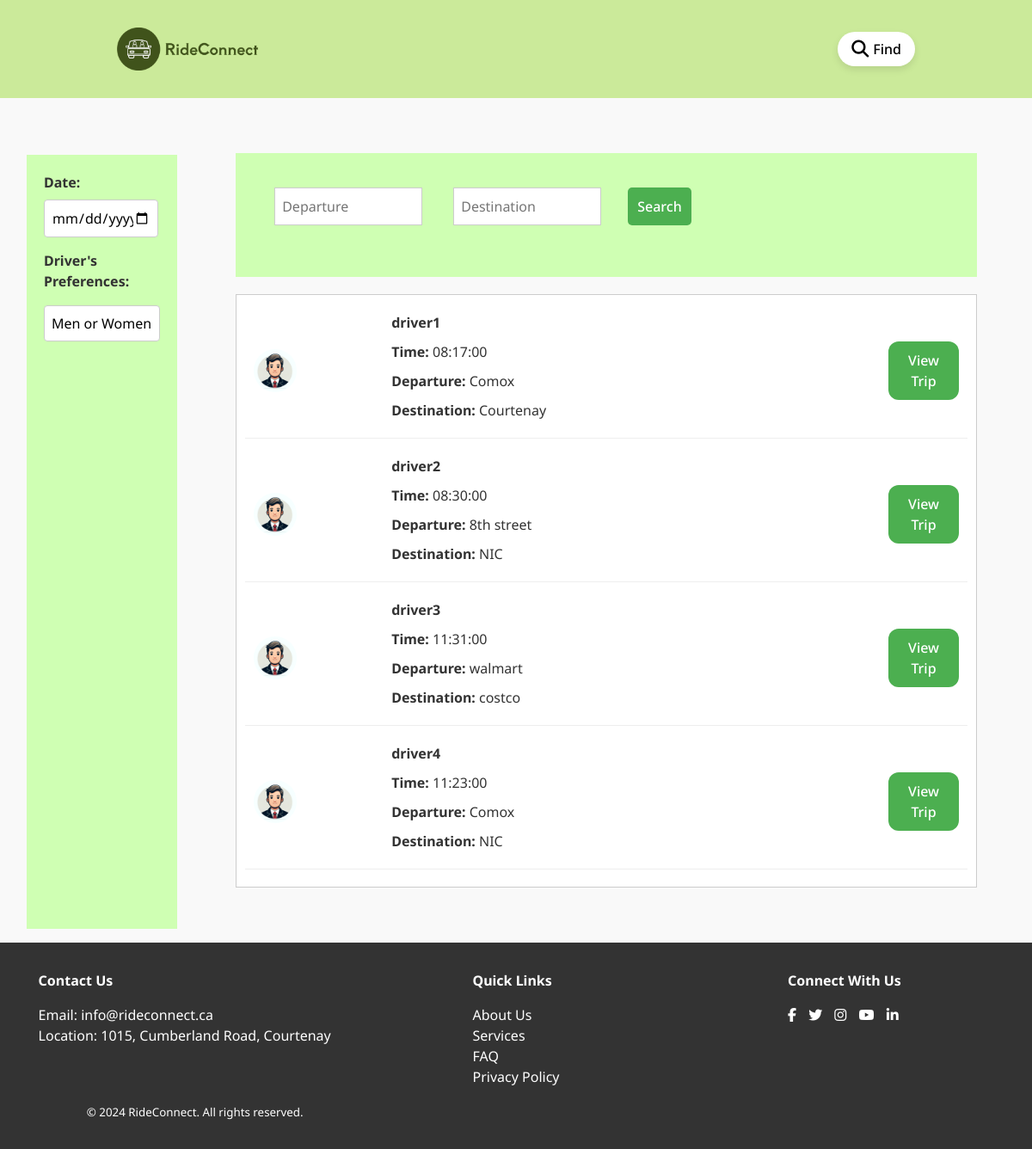
The page /views/search-rides.view.php on the database as committed earlier.
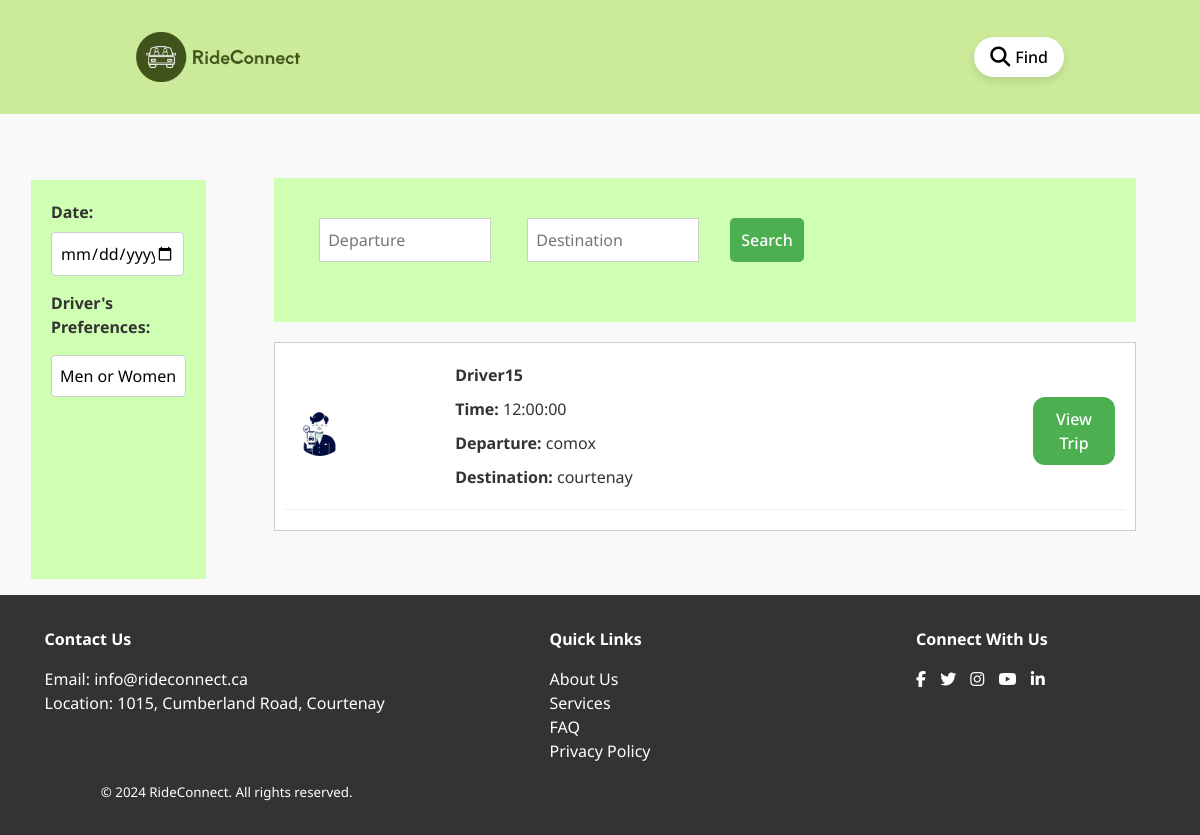
The same page on the database as committed later.
### tables this page shows
CREATE TABLE `rides` (
  `ride_id` int(11) NOT NULL,
  `user_id` int(11) NOT NULL,
  `departure` varchar(255) NOT NULL,
  `arrival` varchar(255) NOT NULL,
  `date` date NOT NULL,
  `time` time NOT NULL,
  `seats_available` int(11) NOT NULL,
  `price_per_seat` decimal(10,2) NOT NULL,
  `additional_notes` text DEFAULT NULL,
  `created_at` timestamp NOT NULL DEFAULT current_timestamp()
);

CREATE TABLE `users` (
  `user_id` int(11) NOT NULL,
  `name` varchar(255) NOT NULL,
  `gender` enum('male','female','other') NOT NULL,
  `email` varchar(255) NOT NULL,
  `password` varchar(255) NOT NULL,
  `profile_photo_path` varchar(255) DEFAULT NULL,
  `gov_id_type` enum('passport','driving_license','national_id') NOT NULL,
  `gov_id_path` varchar(255) DEFAULT NULL,
  `created_at` timestamp NOT NULL DEFAULT current_timestamp(),
  `updated_at` timestamp NOT NULL DEFAULT current_timestamp() ON UPDATE current_timestamp()
);

### views/search-rides.view.php (the view, shortened to what this page needs)
<?php
require_once 'Database.php';
require('partials/head.php');
require('partials/main_nav.php');
try {
    $sql = "
        SELECT rides.*, users.name, users.profile_photo_path
        FROM rides
        JOIN users ON rides.user_id = users.user_id
    ";
    $parameters = [];
    $stmt = $pdo->prepare($sql);
    $stmt->execute($parameters);
} catch (PDOException $e) {
    die("Could not connect to the database: " . $e->getMessage());
}
?>
<div class="search-container">
<div class="sidebar">
    <label for="date">Date:</label>
    <input type="date" id="date">
    <label for="gender">Driver's Preferences:</label>
    <select id="gender">
        <option value="any">Men or Women</option>
    </select>
</div>
<div class="main-content">
    <div class="search-form">
    <form method="GET" class="search-form">
        <input type="text" name="departure" id="departure" placeholder="Departure" value="<?php echo isset($_GET['departure']) ? htmlspecialchars($_GET['departure']) : ''; ?>">
        <input type="text" name="destination" id="destination" placeholder="Destination" value="<?php echo isset($_GET['destination']) ? htmlspecialchars($_GET['destination']) : ''; ?>">
        <button type="submit" name="search" id="search">Search</button>
    </form>
    </div>
    <?php if ($stmt && $stmt->rowCount() > 0): ?>
        <div class="ride-list">
            <?php while ($ride = $stmt->fetch()): ?>
                <div class="rides">
                    <img src="images/<?php echo htmlspecialchars($ride['profile_photo_path'] ?: 'person.png'); ?>" alt="Driver" class="ride-photo">
                    <div class="ride-info">
                        <p><strong><?php echo htmlspecialchars($ride['name']); ?></strong></p>
                        <p><b>Time:</b> <?php echo htmlspecialchars($ride['time']); ?></p>
                        <p><b>Departure:</b> <?php echo htmlspecialchars($ride['departure']); ?></p>
                        <p><b>Destination:</b> <?php echo htmlspecialchars($ride['arrival']); ?></p>
                    </div>
                    <button type="submit" name="search" class="book-btn" onclick="handleRideDetails('<?php echo $ride['ride_id']; ?>')">View Trip</button>
                </div>
            <?php endwhile; ?>
        </div>
    <?php else: ?>
        <p>No rides posted yet.</p>
    <?php endif; ?>
</div>
    </div>
<?php require('partials/footer.php'); ?>

### views/partials/head.php (shortened to what this page needs)
<!DOCTYPE html>
<html lang="en" class="h-full bg-gray-100">
<head>
    <link rel="stylesheet" href="https://unpkg.com/leaflet/dist/leaflet.css" />
    <link rel="stylesheet" type="text/css" href="style.css">
    <link href="https://js.api.here.com/v3/3.1/mapsjs-ui.css" rel="stylesheet" type="text/css" />
</head>
<body>

### views/partials/main_nav.php (shortened to what this page needs)
<header>
    <nav class="navbar" id="navigation">
    <a href="/" class="navbar-logo">
        <img src="images/LOGO-8.png" alt="Logo">
    </a>
    <ul class="navbar-nav">
        <li>
            <form action="/search-rides" method="get">
                <button type="submit" class="search-button">
                    <i class="fa fa-search"></i> Find
                </button>
            </form>
        </li>
    </ul>
  </nav>
</header>

### views/partials/footer.php (shortened to what this page needs)
<footer>
        <div class="footer-container">
            <section class="footer-section contact-info">
                <h4>Contact Us</h4>
                <p>Email: info@rideconnect.ca</p>
                <p>Location: 1015, Cumberland Road, Courtenay</p>
            </section>
            <section class="footer-section quick-links">
                <h4>Quick Links</h4>
                <ul>
                    <li><a href="#">About Us</a></li>
                    <li><a href="#">Services</a></li>
                    <li><a href="#">FAQ</a></li>
                    <li><a href="#">Privacy Policy</a></li>
                </ul>
            </section>
            <section class="footer-section social-media">
                <h4>Connect With Us</h4>
                <div class="social-icons">
                    <a href="#"><i class="fab fa-facebook-f"></i></a>
                    <a href="#"><i class="fab fa-twitter"></i></a>
                    <a href="#"><i class="fab fa-instagram"></i></a>
                    <a href="#"><i class="fab fa-youtube"></i></a>
                    <a href="#"><i class="fab fa-linkedin-in"></i></a>
                </div>
            </section>
        </div>
        <div class="footer-bottom">
          <p><small>&copy; 2024 RideConnect. All rights reserved.</small></p>
        </div>
    </footer>
</body>
</html>

### style.css (style rules this page uses)
*, *::before, *::after { box-sizing: border-box; }
* { margin: 0; }
body { line-height: 1.5; -webkit-font-smoothing: antialiased; color:#333; font-size: 16px; font-family: "Noto Sans", sans-serif; height: 100vh; background-color:#F9F9F9; }
img, picture, video, canvas, svg { display: block; max-width: 100%; }
input, button, textarea, select { font: inherit; }
p, h1, h2, h3, h4, h5, h6 { overflow-wrap: break-word; }
header { background-color: rgba(173, 226, 93, 0.6); color: #40531B; }
#navigation { display: flex ; justify-content: space-between; align-items: center; padding: 2em 6em; }
.navbar-logo { padding-left: 2.5em; }
.navbar-logo img { height: 50px; }
.navbar-nav { list-style: none; display: flex; align-items: center; }
.navbar-nav li { padding-right: 2.5em; }
.search-button { background-color: #ffffff; color: #000000; padding: 8px 16px; border: none; border-radius: 20px; box-shadow: 0 4px 8px rgba(0, 0, 0, 0.1); font-size: 16px; cursor: pointer; display: flex; align-items: center; justify-content: center; gap: 5px; }
.search-button i { font-size: 20px; }
footer { background-color: #333; color: #fff; padding: 2rem; }
.footer-container { display: grid; grid-template-columns: repeat(3, 1fr); gap: 20px; justify-items: center; }
.footer-section h4 { margin-bottom: 1rem; }
.footer-section ul { list-style: none; padding: 0; }
.footer-section ul li a { color: #fff; text-decoration: none; transition: color 0.3s ease; }
.social-icons a { margin-right: 10px; display: inline-block; color: #fff; }
.footer-bottom { margin-top: 1em; margin-left: 4.3em; }
.search-form { margin-bottom: 20px; text-align: center; }
.search-form input[type="text"] { margin: 0 5px; padding: 8px; }
.search-form button { padding: 8px 16px; background-color: #007bff; color: white; border: none; border-radius: 5px; cursor: pointer; }
.search-container { display:flex; flex-direction: row; padding:1em; }
.sidebar { width: 15%; background-color: #cfffb3; padding: 20px; margin-left: 15px; margin-top: 50px; height: auto; }
.sidebar label { display: block; margin-bottom: 8px; font-weight: bold; color: #333; }
.sidebar input[type="date"] { width: calc(100% - 2px); padding: 8px; margin-bottom: 15px; border: 1px solid #ccc; border-radius: 4px; }
.sidebar select { width: 100%; padding: 8px; margin-bottom: 15px; border: 1px solid #ccc; border-radius: 4px; background-color: #fff; -webkit-appearance: none; -moz-appearance: none; appearance: none; }
.sidebar select { background-image: url('arrow-down-icon.png'); background-repeat: no-repeat; background-position: right 10px center; background-size: 12px; }
.main-content { margin-left: 20px; padding: 3em; height: auto; width:85%; }
.search-form { background-color: #cfffb3; padding: 20px; display: flex; justify-content: space-between; margin-bottom: 20px; }
.search-form input { padding: 10px; margin-right: 10px; border: 1px solid #ccc; width:35%; }
.search-form button { padding: 10px; background-color: #4CAF50; color: white; border: none; cursor: pointer; width:15%; }
.ride-list { background-color: #fff; border: 1px solid #ccc; padding: 10px; }
.rides { display: flex; align-items: center; justify-content: space-between; margin-bottom: 10px; padding: 10px; border-bottom: 1px solid #eee; }
.ride-photo { width: 50px; height: 50px; border-radius: 50%; margin-right: 20px; }
.ride-info { flex-grow: 1; margin-left:90px; }
.ride-info p { margin-bottom: 10px; }
.book-btn { padding: 10px; background-color: #4CAF50; color: white; border: none; cursor: pointer; width:10%; }
.checkout input[type="text"], select, input[type="number"] { width: calc(100% - 20px); padding: 10px; margin: 8px 0; border: 1px solid #ccc; border-radius: 4px; box-sizing: border-box; }
button { border: none; color:#ffffff; cursor: pointer; font-weight: 500; border-radius: 12px; padding: 10px 18px; background-color: #6E8B3D; }

Rows that differ between the two databases and show on the page:
removed rides: user.name "driver1", time "08:17:00", departure "Comox", arrival "Courtenay"
removed rides: user.name "driver2", time "08:30:00", departure "8th street", arrival "NIC"
removed rides: user.name "driver3", time "11:31:00", departure "walmart", arrival "costco"
removed rides: user.name "driver4", time "11:23:00", departure "Comox", arrival "NIC"
added rides: user.profile_photo_path (picture), user.name "Driver15", time "12:00:00", departure "comox", arrival "courtenay"
